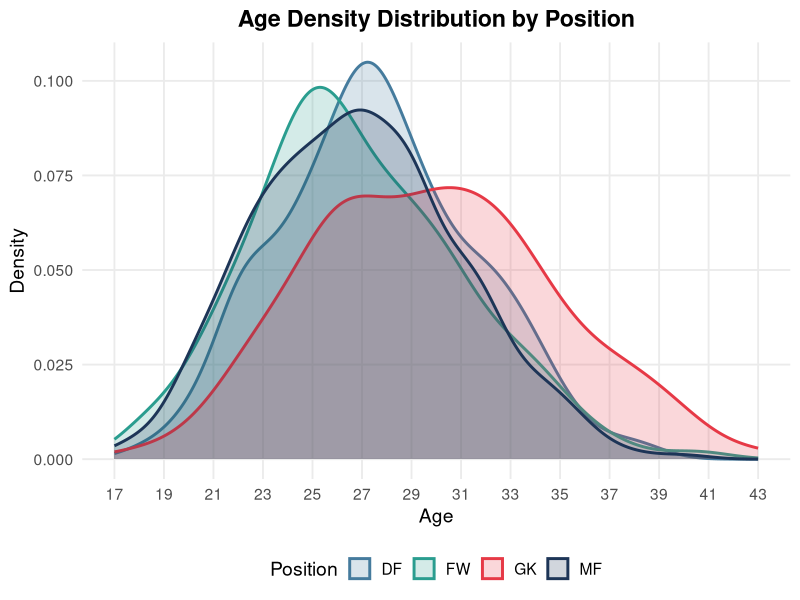
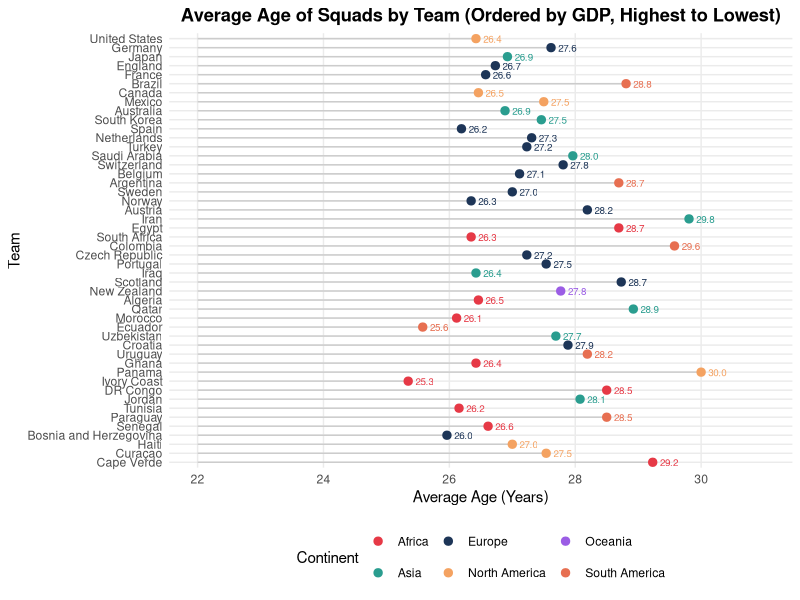
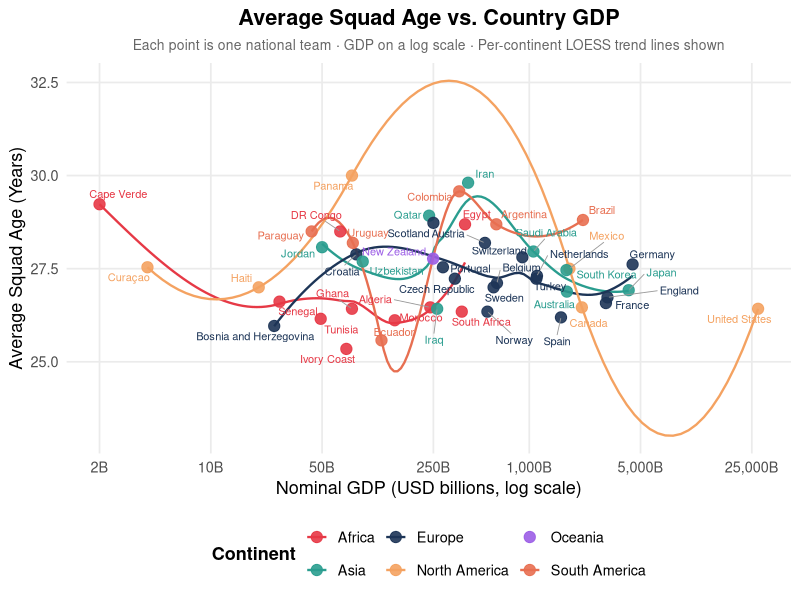

Source code (R) for these figures, in order:
## ---- chunk 1
#| include: false
#| message: false
#| warning: false
suppressPackageStartupMessages(library(tidyverse))

# Read the players dataset
players <- read_csv("players.csv")
## ---- chunk 2
#| echo: false
#| message: false
#| warning: false
ggplot(players, aes(x = Age, fill = Position, color = Position)) +
  geom_density(alpha = 0.2, linewidth = 1) +
  scale_fill_manual(values = c("GK" = "#e63946", "DF" = "#457b9d", "MF" = "#1d3557", "FW" = "#2a9d8f")) +
  scale_color_manual(values = c("GK" = "#e63946", "DF" = "#457b9d", "MF" = "#1d3557", "FW" = "#2a9d8f")) +
  scale_x_continuous(breaks = seq(min(players$Age), max(players$Age), by = 2)) +
  labs(
    title = "Age Density Distribution by Position",
    x = "Age",
    y = "Density",
    fill = "Position",
    color = "Position"
  ) +
  theme_minimal(base_size = 14) +
  theme(
    plot.title = element_text(face = "bold", hjust = 0.5),
    panel.grid.minor = element_blank(),
    legend.position = "bottom"
  )
## ---- chunk 3
#| echo: false
#| message: false
#| warning: false
#| fig-width: 8
#| fig-height: 12

# Named vector mapping each country to its respective continent and dummy GDP data
continent_mapping <- c(
  "Czech Republic" = "Europe", "Mexico" = "North America", "South Africa" = "Africa",
  "South Korea" = "Asia", "Bosnia and Herzegovina" = "Europe", "Canada" = "North America",
  "Qatar" = "Asia", "Switzerland" = "Europe", "Brazil" = "South America",
  "Haiti" = "North America", "Morocco" = "Africa", "Scotland" = "Europe",
  "Australia" = "Asia", "Paraguay" = "South America", "Turkey" = "Europe",
  "United States" = "North America", "Curaçao" = "North America", "Ecuador" = "South America",
  "Germany" = "Europe", "Ivory Coast" = "Africa", "Japan" = "Asia",
  "Netherlands" = "Europe", "Sweden" = "Europe", "Tunisia" = "Africa",
  "Belgium" = "Europe", "Egypt" = "Africa", "Iran" = "Asia",
  "New Zealand" = "Oceania", "Cape Verde" = "Africa", "Saudi Arabia" = "Asia",
  "Spain" = "Europe", "Uruguay" = "South America", "France" = "Europe",
  "Iraq" = "Asia", "Norway" = "Europe", "Senegal" = "Africa",
  "Algeria" = "Africa", "Argentina" = "South America", "Austria" = "Europe",
  "Jordan" = "Asia", "Colombia" = "South America", "DR Congo" = "Africa",
  "Portugal" = "Europe", "Uzbekistan" = "Asia", "Croatia" = "Europe",
  "England" = "Europe", "Ghana" = "Africa", "Panama" = "North America"
)

# GDP (nominal, USD billions, approx 2023/2024 IMF/World Bank figures)
gdp_data <- c(
  "United States" = 27360, "Germany" = 4457, "Japan" = 4213,
  "France" = 3031, "England" = 3100, "Brazil" = 2174,
  "Canada" = 2140, "Australia" = 1723, "Mexico" = 1788,
  "South Korea" = 1712, "Spain" = 1582, "Saudi Arabia" = 1062,
  "Netherlands" = 1118, "Turkey" = 1108, "Switzerland" = 905,
  "Sweden" = 597, "Belgium" = 627, "Argentina" = 621,
  "Norway" = 546, "Austria" = 527, "Iran" = 413,
  "South Africa" = 377, "Egypt" = 395, "Colombia" = 363,
  "Czech Republic" = 341, "Scotland" = 250, "New Zealand" = 249,
  "Algeria" = 239, "Qatar" = 235, "Iraq" = 264,
  "Portugal" = 287, "Morocco" = 143, "Ecuador" = 118,
  "Uzbekistan" = 90, "Uruguay" = 78, "Panama" = 77,
  "Ghana" = 77, "Ivory Coast" = 71, "DR Congo" = 65,
  "Croatia" = 82, "Tunisia" = 49, "Jordan" = 50,
  "Paraguay" = 43, "Senegal" = 27, "Bosnia and Herzegovina" = 25,
  "Haiti" = 20, "Cape Verde" = 2, "Curaçao" = 4
)

team_data <- players %>%
  group_by(Country) %>%
  summarise(
    AverageAge = mean(Age),
    .groups = "drop"
  ) %>%
  mutate(
    Continent = continent_mapping[Country],
    GDP_bn = gdp_data[Country]
  ) %>%
  arrange(desc(GDP_bn)) %>%
  mutate(Country = factor(Country, levels = rev(Country)))

ggplot(team_data, aes(x = AverageAge, y = Country, color = Continent)) +
  geom_segment(aes(x = 22, xend = AverageAge, y = Country, yend = Country), color = "grey80", linewidth = 0.5) +
  geom_point(size = 2.5) +
  geom_text(aes(label = sprintf("%.1f", AverageAge)), hjust = -0.4, size = 2.5, show.legend = FALSE) +
  xlim(22, 31) +
  scale_color_manual(values = c(
    "Africa" = "#e63946",
    "Asia" = "#2a9d8f",
    "Europe" = "#1d3557",
    "North America" = "#f4a261",
    "South America" = "#e76f51",
    "Oceania" = "#9b5de5"
  )) +
  labs(
    title = "Average Age of Squads by Team (Ordered by GDP, Highest to Lowest)",
    x = "Average Age (Years)",
    y = "Team",
    color = "Continent"
  ) +
  theme_minimal(base_size = 11) +
  theme(
    plot.title = element_text(face = "bold", hjust = 0.5),
    panel.grid.minor = element_blank(),
    legend.position = "bottom"
  )
## ---- chunk 4
#| echo: false
#| message: false
#| warning: false
#| fig-width: 10
#| fig-height: 7

continent_mapping <- c(
  "Czech Republic" = "Europe", "Mexico" = "North America", "South Africa" = "Africa",
  "South Korea" = "Asia", "Bosnia and Herzegovina" = "Europe", "Canada" = "North America",
  "Qatar" = "Asia", "Switzerland" = "Europe", "Brazil" = "South America",
  "Haiti" = "North America", "Morocco" = "Africa", "Scotland" = "Europe",
  "Australia" = "Asia", "Paraguay" = "South America", "Turkey" = "Europe",
  "United States" = "North America", "Curaçao" = "North America", "Ecuador" = "South America",
  "Germany" = "Europe", "Ivory Coast" = "Africa", "Japan" = "Asia",
  "Netherlands" = "Europe", "Sweden" = "Europe", "Tunisia" = "Africa",
  "Belgium" = "Europe", "Egypt" = "Africa", "Iran" = "Asia",
  "New Zealand" = "Oceania", "Cape Verde" = "Africa", "Saudi Arabia" = "Asia",
  "Spain" = "Europe", "Uruguay" = "South America", "France" = "Europe",
  "Iraq" = "Asia", "Norway" = "Europe", "Senegal" = "Africa",
  "Algeria" = "Africa", "Argentina" = "South America", "Austria" = "Europe",
  "Jordan" = "Asia", "Colombia" = "South America", "DR Congo" = "Africa",
  "Portugal" = "Europe", "Uzbekistan" = "Asia", "Croatia" = "Europe",
  "England" = "Europe", "Ghana" = "Africa", "Panama" = "North America"
)

gdp_data <- c(
  "United States" = 27360, "Germany" = 4457, "Japan" = 4213,
  "France" = 3031, "England" = 3100, "Brazil" = 2174,
  "Canada" = 2140, "Australia" = 1723, "Mexico" = 1788,
  "South Korea" = 1712, "Spain" = 1582, "Saudi Arabia" = 1062,
  "Netherlands" = 1118, "Turkey" = 1108, "Switzerland" = 905,
  "Sweden" = 597, "Belgium" = 627, "Argentina" = 621,
  "Norway" = 546, "Austria" = 527, "Iran" = 413,
  "South Africa" = 377, "Egypt" = 395, "Colombia" = 363,
  "Czech Republic" = 341, "Scotland" = 250, "New Zealand" = 249,
  "Algeria" = 239, "Qatar" = 235, "Iraq" = 264,
  "Portugal" = 287, "Morocco" = 143, "Ecuador" = 118,
  "Uzbekistan" = 90, "Uruguay" = 78, "Panama" = 77,
  "Ghana" = 77, "Ivory Coast" = 71, "DR Congo" = 65,
  "Croatia" = 82, "Tunisia" = 49, "Jordan" = 50,
  "Paraguay" = 43, "Senegal" = 27, "Bosnia and Herzegovina" = 25,
  "Haiti" = 20, "Cape Verde" = 2, "Curaçao" = 4
)

scatter_data <- players %>%
  group_by(Country) %>%
  summarise(AverageAge = mean(Age), .groups = "drop") %>%
  mutate(
    Continent = continent_mapping[Country],
    GDP_bn    = gdp_data[Country]
  ) %>%
  filter(!is.na(GDP_bn), !is.na(Continent))

continent_colors <- c(
  "Africa"        = "#e63946",
  "Asia"          = "#2a9d8f",
  "Europe"        = "#1d3557",
  "North America" = "#f4a261",
  "South America" = "#e76f51",
  "Oceania"       = "#9b5de5"
)

ggplot(scatter_data, aes(x = GDP_bn, y = AverageAge, color = Continent, fill = Continent)) +
  geom_smooth(
    aes(group = Continent),
    method    = "loess",
    formula   = y ~ x,
    se        = FALSE,
    linewidth = 0.8
  ) +
  geom_point(size = 3.5, alpha = 0.9) +
  ggrepel::geom_text_repel(
    aes(label = Country),
    size          = 2.8,
    max.overlaps  = 20,
    segment.color = "grey60",
    segment.size  = 0.3,
    show.legend   = FALSE
  ) +
  scale_x_log10(
    breaks = c(2, 10, 50, 250, 1000, 5000, 25000),
    labels = scales::label_comma(suffix = "B")
  ) +
  scale_color_manual(values = continent_colors) +
  scale_fill_manual(values = continent_colors) +
  labs(
    title    = "Average Squad Age vs. Country GDP",
    subtitle = "Each point is one national team · GDP on a log scale · Per-continent LOESS trend lines shown",
    x        = "Nominal GDP (USD billions, log scale)",
    y        = "Average Squad Age (Years)",
    color    = "Continent",
    fill     = "Continent"
  ) +
  theme_minimal(base_size = 13) +
  theme(
    plot.title    = element_text(face = "bold", hjust = 0.5),
    plot.subtitle = element_text(hjust = 0.5, color = "grey40", size = 10),
    panel.grid.minor  = element_blank(),
    legend.position   = "bottom",
    legend.title      = element_text(face = "bold")
  )
## ---- chunk 5
#| echo: false
players %>%
  summarise(
    `Minimum Age` = min(Age),
    `First Quartile` = quantile(Age, 0.25),
    `Median Age` = median(Age),
    `Average Age` = round(mean(Age), 2),
    `Third Quartile` = quantile(Age, 0.75),
    `Maximum Age` = max(Age)
  ) %>%
  knitr::kable(align = 'c')
